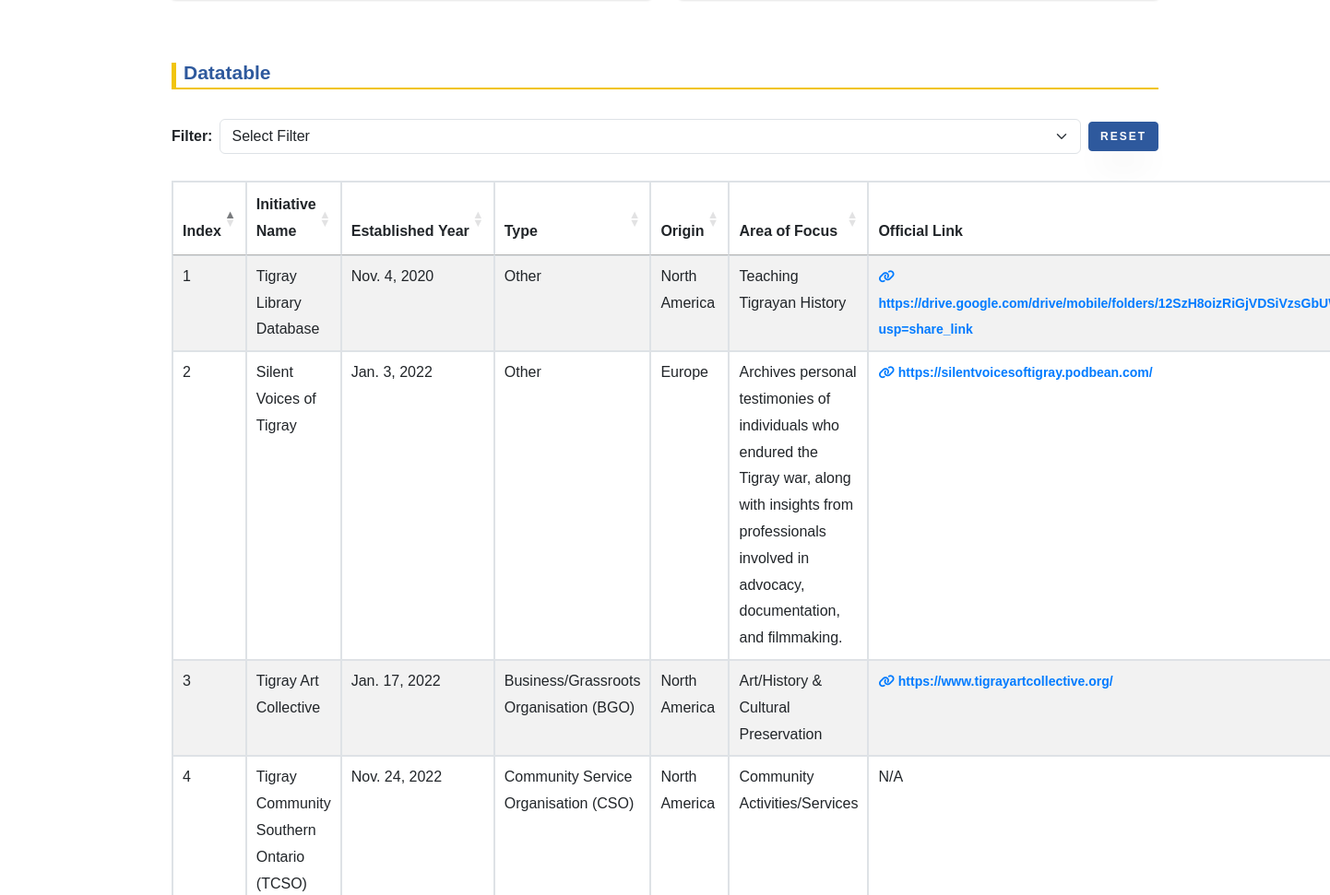
The app's page /initiatives/ (middle part), older data.
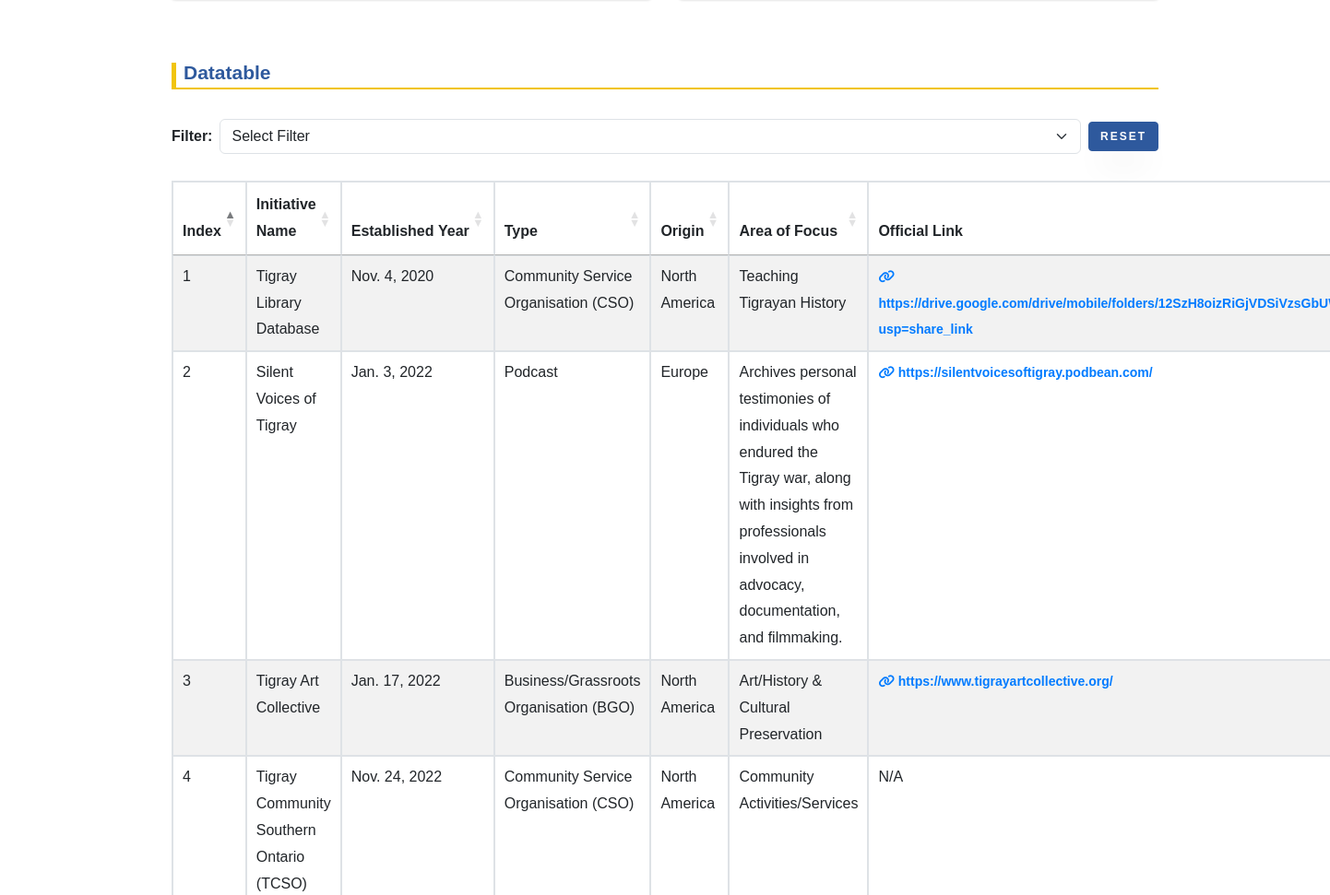
The same page, newer data.
### App/models.py (models this page shows, shortened)
class InitiativesModel(models.Model):
    INITIATIVE_ORIGIN_CHOICES = [
        ('Ethiopia (Outside of Tigray)', 'Ethiopia (Outside of Tigray)'),
        ('Africa', 'Africa'),
        ('North America', 'North America'),
        ('Central/South America', 'Central/South America'),
        ('Asia', 'Asia'),
        ('Europe', 'Europe'),
        ('Middle East', 'Middle East'),
        ('Australia', 'Australia'),
    ]
    InitiativeName = models.CharField(max_length=255)
    FoundationYear = models.DateField()
    InitiativeType = models.CharField(max_length=255)
    InitiativeTypeforgraph = models.CharField(max_length=255, null=True, blank=True)
    InitiativeOrigin = models.CharField(max_length=255, choices=INITIATIVE_ORIGIN_CHOICES)
    AriaOfFocus = models.TextField()
    OfficialLink = models.URLField(max_length=255, null=True, blank=True)
    class Meta:
        ordering = ["-id"]
        verbose_name_plural = "Initiatives & Organizations"

### App/views.py (the view)
# urls.py: path("initiatives/", InitiativesView.as_view(), name="initiatives"),
class InitiativesView(TemplateView):
    template_name = "initiatives.html"
    def get_context_data(self, **kwargs):
        context = super().get_context_data(**kwargs)
        initiatives = InitiativesModel.objects.all()
        unique_origins = InitiativesModel.objects.values_list(
            "InitiativeOrigin", flat=True
        ).distinct()
        context["unique_origins"] = list(set(unique_origins))
        unique_type = InitiativesModel.objects.values_list(
            "InitiativeType", flat=True
        ).distinct()
        context["unique_type"] = list(set(unique_type))
        unique_area_focus = InitiativesModel.objects.values_list(
            "AriaOfFocus", flat=True
        ).distinct()
        context["unique_area_focus"] = list(set(unique_area_focus))
        unique_foundation_year = InitiativesModel.objects.annotate(
            foundation_year=ExtractYear('FoundationYear')
        ).values_list('foundation_year', flat=True).distinct()
        context["unique_foundation_year"] = list(set(unique_foundation_year))
        foundation_year_data = {}
        origin_data = {}
        initiative_type_data = {}
        for initiative in initiatives:
            foundation_year = initiative.FoundationYear.year
            foundation_year_data[foundation_year] = (
                foundation_year_data.get(foundation_year, 0) + 1
            )
            origin_data[initiative.InitiativeOrigin] = (
                origin_data.get(initiative.InitiativeOrigin, 0) + 1
            )
            initiative_type_data[initiative.InitiativeTypeforgraph] = (
                initiative_type_data.get(initiative.InitiativeTypeforgraph, 0) + 1
            )
        origin_coordinates = {
            'Ethiopia (Outside of Tigray)': [8.988913, 38.720441],
            'Africa': [8.572851, 18.916199],
            'North America': [37.0902, -95.7129],
            'Central/South America': [-10.649842, -57.603866],
            'Asia': [38.901695, 101.828851],
            'Europe': [51.246039, 15.631759],
            'Middle East': [29.956507, 43.444022],
            'Australia': [-25.2744, 133.7751],
        }
        origin_map = Map(location=[20, 0], zoom_start=1, tiles='https://server.arcgisonline.com/ArcGIS/rest/services/World_Imagery/MapServer/tile/{z}/{y}/{x}',
                          attr='Esri')
        Fullscreen(position='topright', title='Expand', title_cancel='Exit', force_separate_button=True).add_to(origin_map)
        for origin, lat_lon in origin_coordinates.items():
            count = origin_data.get(origin, 0)  # Default to 0 if origin is not in origin_data
            Marker(
                location=lat_lon,
                popup=f"<strong style='color: cornflowerblue'>{origin}</strong>: {count} initiatives"
            ).add_to(origin_map)
        context["origin_map"] = origin_map._repr_html_()
        doughnut_data = [
                {"label": key, "y": value} for key, value in sorted(foundation_year_data.items())
            ]
        column_data = [{"label": key, "y": value} for key, value in origin_data.items()]
        pyramid_data = [{"label": key, "y": value} for key, value in initiative_type_data.items()]
        context["diaspora_initiatives"] = initiatives
        context["doughnut_data"] = doughnut_data
        context["column_data"] = column_data
        context["pyramid_data"] = pyramid_data
        return context

### templates/initiatives.html (shortened to what this page needs)
{% extends 'base.html' %}
{% load static %}
{% load custom_filters %}
{% block 'main-section' %}
<section class="ftco-section ftco-no-pb ftco-no-pt" id="chapter-section">
    <div class="container">
        <div class="row d-flex">
            <div class="col-md-12 pt-4">
                <div class="card h-100 shadow-none border-0">
                    <div class="card-body d-flex flex-column">
                        <br>
                        <div class="row pt-4">
                            <div class="col-lg-6">
                            </div>
                            <div class="col-lg-6">
                            </div>
                        </div>
                        <div class="heading-container pt-5">
                            <span class="vertical-line"></span>
                            <h2 class="heading">Datatable</h2>
                        </div>
                        <div class="underline"></div>
                        <br>
                        <div class="d-flex align-items-center pt-1">
                            <label class="me-2 mb-0">Filter:</label>
                            <select id="filter-initiative" class="form-select me-2" style="height: 100%;">
                                <option disabled selected>Select Filter</option>
                                <br><br>
                            </select>
                            <button class="btn btn-primary" id="reset-btn" style="border-radius: 4px;">Reset</button>
                        </div>
                        <br>
                        <table id="myTable" class="table table-bordered table-striped dt-responsive" style="width:100%">
                            <thead>
                                <tr>
                                    <th>Index</th>
                                    <th>Initiative Name</th>
                                    <th>Established Year</th>
                                    <th>Type</th>
                                    <th>Origin</th>
                                    <th>Area of Focus</th>
                                    <th>Official Link</th>
                                </tr>
                            </thead>
                            <tbody>
                                {% for initiative in diaspora_initiatives %}
                                <tr>
                                    <td>{{ forloop.counter }}</td>
                                    <td>{{ initiative.InitiativeName }}</td>
                                    <td>{{ initiative.FoundationYear }}</td>
                                    <td>{{ initiative.InitiativeType }}</td>
                                    <td>{{ initiative.InitiativeOrigin }}</td>
                                    <td>
                                        {{ initiative.AriaOfFocus }}
                                    </td>
                                    <td>
                                        {% if initiative.OfficialLink %}
                                        <a href="{{ initiative.OfficialLink }}" target="_blank" class="text-sm"><strong><span class="fa fa-link"></span> {{ initiative.OfficialLink }}</strong></a>
                                        {% else %}
                                        N/A
                                        {% endif %}
                                    </td>
                                </tr>
                                {% endfor %}
                            </tbody>
                        </table>
                        <br>
                    </div>
                </div>
            </div>
        </div>
    </div>
</section>
{% endblock %}

Row changes from the older to the newer data that the page shows:
changed InitiativesModel "Tigray Library Database": InitiativeType "Other" → "Community Service Organisation (CSO)"
changed InitiativesModel "Silent Voices of Tigray": InitiativeType "Other" → "Podcast"
